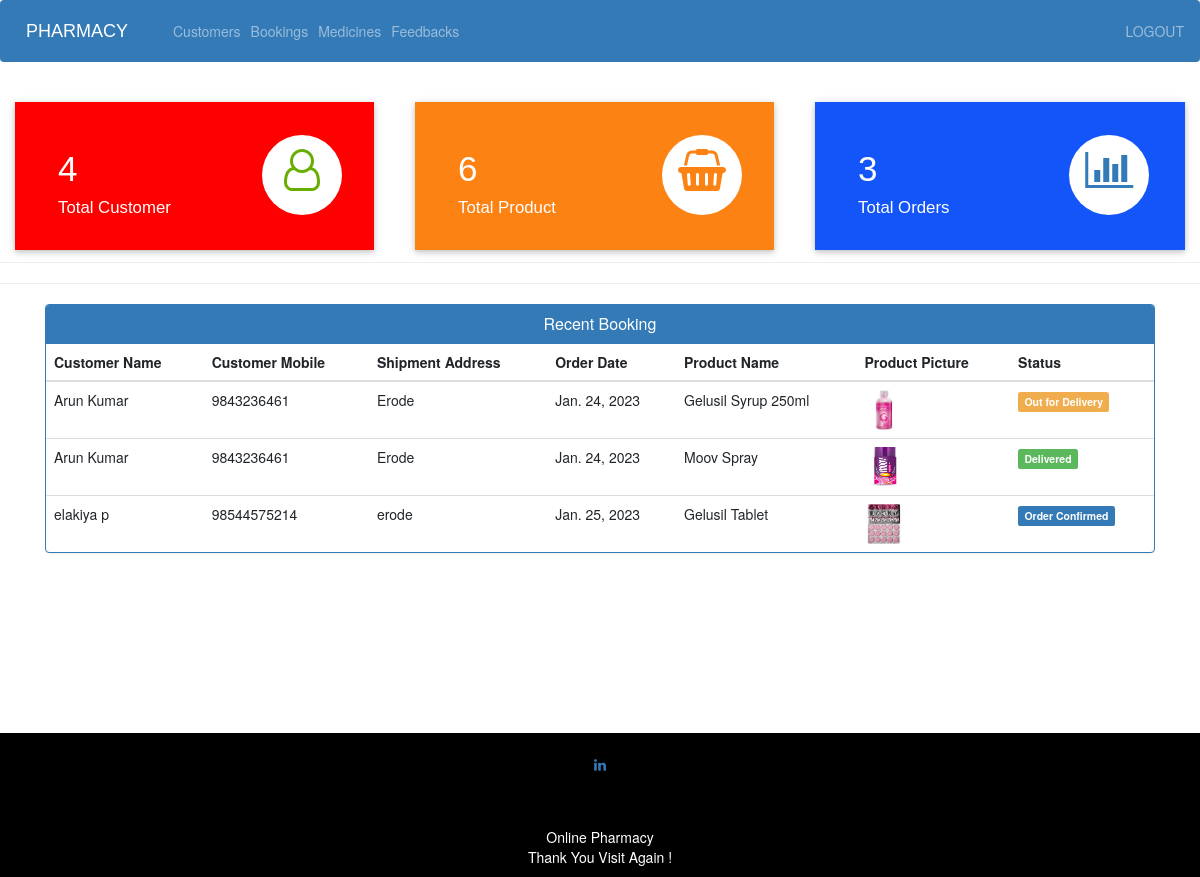
The app's page /admin-dashboard (signed in) with its own data.
### ecom/models.py (models this page shows, shortened)
class Customer(models.Model):
    user=models.OneToOneField(User,on_delete=models.CASCADE)
    profile_pic= models.ImageField(upload_to='profile_pic/CustomerProfilePic/',null=True,blank=True)
    address = models.CharField(max_length=40)
    mobile = models.CharField(max_length=20,null=False)
    @property
    def get_name(self):
        return self.user.first_name+" "+self.user.last_name

class Orders(models.Model):
    STATUS =(
        ('Pending','Pending'),
        ('Order Confirmed','Order Confirmed'),
        ('Out for Delivery','Out for Delivery'),
        ('Delivered','Delivered'),
    )
    customer=models.ForeignKey('Customer', on_delete=models.CASCADE,null=True)
    product=models.ForeignKey('Product',on_delete=models.CASCADE,null=True)
    email = models.CharField(max_length=50,null=True)
    address = models.CharField(max_length=500,null=True)
    mobile = models.CharField(max_length=20,null=True)
    order_date= models.DateField(auto_now_add=True,null=True)
    status=models.CharField(max_length=50,null=True,choices=STATUS)

class Product(models.Model):
    name=models.CharField(max_length=40)
    product_image= models.ImageField(upload_to='product_image/',null=True,blank=True)
    price = models.PositiveIntegerField()
    description=models.CharField(max_length=40)
    supp_name=models.CharField(max_length=40)
    supp_phn=models.CharField(max_length=10)
    quantity=models.IntegerField(max_length=10)

### ecom/views.py (the view)
# urls.py: path('admin-dashboard', views.admin_dashboard_view,name='admin-dashboard'),
@login_required(login_url='adminlogin')
def admin_dashboard_view(request):
    customercount=models.Customer.objects.all().count()
    productcount=models.Product.objects.all().count()
    ordercount=models.Orders.objects.all().count()
    orders=models.Orders.objects.all()
    ordered_products=[]
    ordered_bys=[]
    for order in orders:
        ordered_product=models.Product.objects.all().filter(id=order.product.id)
        ordered_by=models.Customer.objects.all().filter(id = order.customer.id)
        ordered_products.append(ordered_product)
        ordered_bys.append(ordered_by)
    mydict={
    'customercount':customercount,
    'productcount':productcount,
    'ordercount':ordercount,
    'data':zip(ordered_products,ordered_bys,orders),
    }
    return render(request,'ecom/admin_dashboard.html',context=mydict)

### templates/ecom/admin_dashboard.html
{% extends 'ecom/admin_base.html' %}
{% load static %}
{% block content %}
<br>
{%include 'ecom/admin_dashboard_cards.html'%}
<br><br><br><br><br>
<hr><hr>
<div class="container" >
    <div class="panel panel-primary" >
      <div class="panel-heading" style="text-align:center;">
        <h6 class="panel-title">Recent Booking</h6>
      </div>
      <table class="table table-hover" id="dev-table">
        <thead>
          <tr>
            <th>Customer Name</th>
            <th>Customer Mobile</th>
            <th>Shipment Address</th>
            <th>Order Date</th>
            <th>Product Name</th>
            <th>Product Picture</th>
            <th>Status</th>
          </tr>
        </thead>
        {% for product,customer,order in data %}
        <tr>
          {% for c in customer %}
          <td> {{c.get_name}}</td>
          <td>{{c.mobile}}</td>
          <td>{{order.address}}</td>
          <td>{{order.order_date}}</td>
          {% endfor %}
          {% for p in product %}
          <td> {{p.name}}</td>
          <td> <img src="{% static p.product_image.url %}" alt="Profile Pic" height="40px" width="40px" /></td>
          {% if order.status == 'Pending'%}
          <td> <span class="label label-info">{{order.status}}</span></td>
          {% elif order.status == 'Delivered' %}
          <td> <span class="label label-success">{{order.status}}</span></td>
          {% elif order.status == 'Out for Delivery' %}
          <td> <span class="label label-warning">{{order.status}}</span></td>
          {%else%}
            <td> <span class="label label-primary">{{order.status}}</span></td>
          {%endif%}
          {% endfor %}
        </tr>
        {% endfor %}
      </table>
  </div>
</div>
{% endblock content %}

### templates/ecom/admin_base.html (shortened to what this page needs)
<!DOCTYPE html>
{% load static %}
<html lang="en">
<head>
  <link rel="stylesheet" href="https://stackpath.bootstrapcdn.com/bootstrap/4.3.1/css/bootstrap.min.css">
  <link rel="stylesheet" href="https://maxcdn.bootstrapcdn.com/font-awesome/4.7.0/css/font-awesome.min.css">
</head>
<body>
  <div class="bs-example">
    <nav class="navbar navbar-expand-md navbar-dark fixed-top" style="background:#337AB7;">
      <a href="/" class="navbar-brand">PHARMACY</a>
      <div class="collapse navbar-collapse justify-content-between" id="navbarCollapse">
        <div class="navbar-nav">
          <a href="/view-customer" class="nav-item nav-link">Customers</a>
          <a href="/admin-view-booking" class="nav-item nav-link">Bookings</a>
          <a href="/admin-products" class="nav-item nav-link">Medicines</a>
          <a href="/view-feedback" class="nav-item nav-link">Feedbacks</a>
        </div>
        <div class="navbar-nav navbar-right">
          <a href="/logout" class="nav-item nav-link">LOGOUT</a>
        </div>
      </div>
    </nav>
  </div>
  {% block content %}
  {% endblock content %}
<br><br><br><br><br><br><br><br>
  <footer>
    <p>
      <a id="ftr" href="www.linkedin.com/in/balajisankarmca" class="fa fa-linkedin"></a>
    </p>
    <br>
    <div class="container">
      <div class="row">
        <div class="col-md-12 col-sm-12">
          <div style="color:#ffffff;" class="wow fadeInUp footer-copyright">
            <p>Online Pharmacy<br>
              Thank You Visit Again ! </p>
          </div>
        </div>
      </div>
    </div>
  </footer>
</body>
</html>

### templates/ecom/admin_dashboard_cards.html (shortened to what this page needs)
<!DOCTYPE html>
<html lang="en" dir="ltr">
<head>
  <link rel="stylesheet" href="https://maxcdn.bootstrapcdn.com/bootstrap/3.4.1/css/bootstrap.min.css">
  <link rel="stylesheet" href="https://cdnjs.cloudflare.com/ajax/libs/font-awesome/4.7.0/css/font-awesome.min.css">
</head>
<body>
  <div class="market-updates">
    <div class="col-md-4 market-update-gd">
      <div class="market-update-block clr-block-1">
        <div class="col-md-8 market-update-left">
          <h3>{{customercount}}</h3>
          <h4>Total Customer</h4>
        </div>
        <div class="col-md-4 market-update-right">
          <i class="fa fa-user-o"></i>
        </div>
        <div class="clearfix"> </div>
      </div>
    </div>
    <div class="col-md-4 market-update-gd">
      <div class="market-update-block clr-block-2">
        <div class="col-md-8 market-update-left">
          <h3>{{productcount}}</h3>
          <h4>Total Product</h4>
        </div>
        <div class="col-md-4 market-update-right">
          <i class="fa fa-shopping-basket"></i>
        </div>
        <div class="clearfix"> </div>
      </div>
    </div>
    <div class="col-md-4 market-update-gd">
      <div class="market-update-block clr-block-3">
        <div class="col-md-8 market-update-left">
          <h3>{{ordercount}}</h3>
          <h4>Total Orders</h4>
        </div>
        <div class="col-md-4 market-update-right">
          <i class="fa fa-bar-chart"> </i>
        </div>
        <div class="clearfix"> </div>
      </div>
    </div>
  </div>
  <br><br>
</body>
</html>

### templates/ecom/admin_base.html (style rules this page uses)
.bs-example { margin: 0px; }
.navbar-brand { font-size: 20px; font-family: sans-serif; }
footer { padding: 0px 0px 0px 0px; background-color: black; margin: 0px; }
#ftr { padding: 20px; }
.fa { font-size: 23px; width: 60px; text-align: center; text-decoration: none; margin: 5px 2px; border-radius: 50%; }
p { text-align: center; }

### templates/ecom/admin_dashboard_cards.html (style rules this page uses)
.market-update-block { padding: 2em 2em; background: #999; }
.market-update-block h3 { color: #fff; font-size: 2.5em; font-family: 'Carrois Gothic', sans-serif; }
.market-update-block h4 { font-size: 1.2em; color: #fff; margin: 0.3em 0em; font-family: 'Carrois Gothic', sans-serif; }
.market-update-block.clr-block-1 { background: #ff0000; margin-right: 0.8em; box-shadow: 0 2px 5px 0 rgba(0, 0, 0, 0.16), 0 2px 10px 0 rgba(0, 0, 0, 0.12); transition: 0.5s all; -webkit-transition: 0.5s all; -moz-transition: 0.5s all; -o-transition: 0.5s all; }
.market-update-block.clr-block-2 { background: #FC8213; margin-right: 0.8em; box-shadow: 0 2px 5px 0 rgba(0, 0, 0, 0.16), 0 2px 10px 0 rgba(0, 0, 0, 0.12); transition: 0.5s all; -webkit-transition: 0.5s all; -moz-transition: 0.5s all; -o-transition: 0.5s all; }
.market-update-block.clr-block-3 { background: #1355f9; box-shadow: 0 2px 5px 0 rgba(0, 0, 0, 0.16), 0 2px 10px 0 rgba(0, 0, 0, 0.12); transition: 0.5s all; -webkit-transition: 0.5s all; -moz-transition: 0.5s all; -o-transition: 0.5s all; }
.market-update-right i.fa.fa-user-o { font-size: 3em; color: #68AE00; width: 80px; height: 80px; background: #fff; text-align: center; border-radius: 49px; -webkit-border-radius: 49px; -moz-border-radius: 49px; -o-border-radius: 49px; line-height: 1.7em; }
.market-update-right i.fa.fa-shopping-basket { font-size: 3em; color: #FC8213; width: 80px; height: 80px; background: #fff; text-align: center; border-radius: 49px; -webkit-border-radius: 49px; -moz-border-radius: 49px; -o-border-radius: 49px; line-height: 1.7em; }
.market-update-right i.fa.fa-bar-chart { font-size: 3em; color: #337AB7; width: 80px; height: 80px; background: #fff; text-align: center; border-radius: 49px; -webkit-border-radius: 49px; -moz-border-radius: 49px; -o-border-radius: 49px; line-height: 1.7em; }
.market-update-left { padding: 0px; }

### records on screen
Orders: address "Erode", order_date "Jan. 24, 2023", status "Out for Delivery"
Customer: get_name "Arun Kumar", mobile "9843236461"
Product: name "Gelusil Syrup 250ml", product_image (picture)
Orders: address "Erode", order_date "Jan. 24, 2023", status "Delivered"
Product: name "Moov Spray", product_image (picture)
Orders: address "erode", order_date "Jan. 25, 2023", status "Order Confirmed"
Customer: get_name "elakiya p", mobile "98544575214"
Product: name "Gelusil Tablet", product_image (picture)

### other values on screen
{{ customercount }} "4"
{{ productcount }} "6"
{{ ordercount }} "3"
